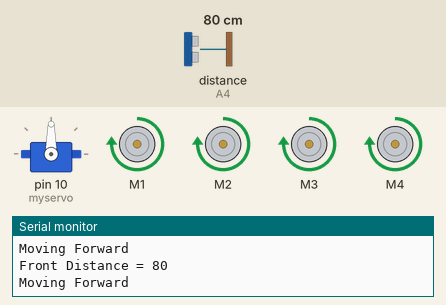
Simulated run of this sketch. Board: Arduino Uno, built with avr-gcc and run on an emulated ATmega328P. Shown: servo, 4 × DC motor (green arrow = forward, orange = backward, longer = faster), the last lines printed to the serial monitor. Wiring (inferred from the names in the program): ultrasonic range finder: trigger A5; echo A4. The test bench sets the inputs (shaded band); at power-on: distance to the obstacle (sensor on A4) 80 cm. The echo pulse lasts 58.3 µs per cm.

Above: at 1.2 s.
1.3 s: distance to the obstacle (sensor on A4) set to 35 cm
2.8 s: distance to the obstacle (sensor on A4) set to 29 cm
At 4.8 s:
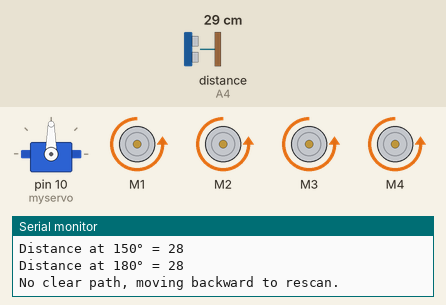
5.8 s: distance to the obstacle (sensor on A4) set to 60 cm
At 6.56 s:
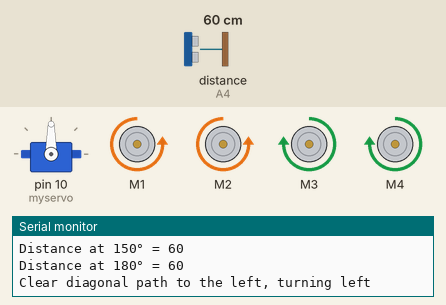
8.3 s: distance to the obstacle (sensor on A4) set to 2 cm
At 8.43 s:
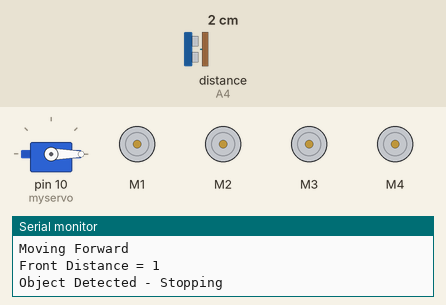
11.3 s: distance to the obstacle (sensor on A4) set to 120 cm
Timing chart, 0 to 14.3 s (numbered marks = the images above; inputs shaded):
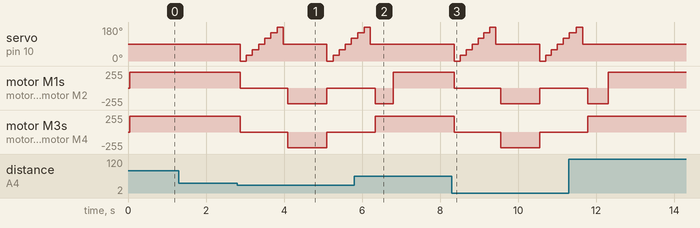

The sketch:

ODR_10sketch_sep26c.ino
```cpp
#include "AFMotor.h"
#include <Servo.h>

#define echopin A4 // Echo pin
#define trigpin A5 // Trigger pin

Servo myservo;

const int MOTOR_1 = 1;
const int MOTOR_2 = 2;
const int MOTOR_3 = 3;
const int MOTOR_4 = 4;

AF_DCMotor motor1(MOTOR_1, MOTOR12_64KHZ); // create motor object, 64KHz pwm
AF_DCMotor motor2(MOTOR_2, MOTOR12_64KHZ); // create motor object, 64KHz pwm
AF_DCMotor motor3(MOTOR_3, MOTOR12_64KHZ); // create motor object, 64KHz pwm
AF_DCMotor motor4(MOTOR_4, MOTOR12_64KHZ); // create motor object, 64KHz pwm

//===============================================================================
//  Initialization
//===============================================================================

int distances[8];  // Array to store distances at each angle
long distance;
const int stopDistance = 30; // Stop distance in cm
int motorSpeed = 180; // Initial motor speed
int servoAngles[] = {0, 30, 60, 90, 120, 150, 180};  // Angles for scanning, including 0° and 180°

void setup() {
  Serial.begin(9600);           // Initialize serial port
  Serial.println("Start");

  myservo.attach(10);
  myservo.write(90); // Servo facing forward

  pinMode(trigpin, OUTPUT);
  pinMode(echopin, INPUT);

  // Set the motor speed to 30% higher
  motorSpeed = motorSpeed * 1.3; // Increase motor speed by 30%
  motor1.setSpeed(motorSpeed);
  motor2.setSpeed(motorSpeed);
  motor3.setSpeed(motorSpeed);
  motor4.setSpeed(motorSpeed);
}

//===============================================================================
//  Main
//===============================================================================
void loop() {
  // Measure the distance in front of the car
  long distance_F = getAverageDistance();

  // Print the distance
  Serial.print("Front Distance = ");
  Serial.println(distance_F);

  // If distance in front is greater than the stop threshold, move forward
  if (distance_F > stopDistance) {
    Serial.println("Moving Forward");
    moveForward();
  } else {
    // If object is detected within stop distance, stop the car and scan for available paths
    Serial.println("Object Detected - Stopping");
    stopCar();
    scanForClearPath();
  }

  delay(100); // Short delay for smooth operation
}

//===============================================================================
//  Distance Measurement Function (with Averaging)
//===============================================================================
long getDistance() {
  digitalWrite(trigpin, LOW);
  delayMicroseconds(2);
  digitalWrite(trigpin, HIGH);
  delayMicroseconds(10);
  digitalWrite(trigpin, LOW);

  long duration = pulseIn(echopin, HIGH);
  long distance = duration / 29 / 2;  // Convert time to distance in cm
  return distance;
}

// Function to get average distance for better accuracy
long getAverageDistance() {
  long totalDistance = 0;
  const int numReadings = 3; // Number of readings to average

  for (int i = 0; i < numReadings; i++) {
    totalDistance += getDistance();
    delay(10); // Small delay between readings
  }

  return totalDistance / numReadings;
}

//===============================================================================
//  Motor Control Functions
//===============================================================================
void moveForward() {
  motor1.run(FORWARD);
  motor2.run(FORWARD);
  motor3.run(FORWARD);
  motor4.run(FORWARD);
}

void stopCar() {
  motor1.run(RELEASE);         // Stop motors
  motor2.run(RELEASE);
  motor3.run(RELEASE);
  motor4.run(RELEASE);
}

//===============================================================================
//  Servo Scanning for Clear Path (Scanning Diagonally and at Extremes)
//===============================================================================
void scanForClearPath() {
  // Loop through each servo angle for scanning
  for (int i = 0; i < 7; i++) {
    myservo.write(servoAngles[i]); // Set servo to angle
    delay(120); // Delay to allow servo to move and stabilize
    distances[i] = getAverageDistance(); // Store the measured distance
    Serial.print("Distance at ");
    Serial.print(servoAngles[i]);
    Serial.print("° = ");
    Serial.println(distances[i]);
  }

  // Return servo to center (90°)
  myservo.write(90);
  delay(120);

  // Determine the direction with the longest clear distance
  int maxDistanceIndex = 0;
  for (int i = 1; i < 7; i++) {
    if (distances[i] > distances[maxDistanceIndex]) {
      maxDistanceIndex = i;
    }
  }

  int maxDistance = distances[maxDistanceIndex];
  int chosenAngle = servoAngles[maxDistanceIndex];

  // Decide direction based on the longest clear distance
  if (maxDistance > stopDistance) {
    if (chosenAngle == 90) {
      Serial.println("Clear path ahead, moving forward");
      moveForward();
    } else if (chosenAngle < 90) {
      Serial.println("Clear diagonal path to the right, turning right");
      turnRight(chosenAngle);
    } else {
      Serial.println("Clear diagonal path to the left, turning left");
      turnLeft(chosenAngle);
    }
  } else {
    Serial.println("No clear path, moving backward to rescan.");
    moveBackward(); // Move backward if no clear path found
    stopCar();
    scanForClearPath(); // Rescan environment
  }
}

//===============================================================================
//  Turning Functions with Diagonal Angle
//===============================================================================
void turnRight(int angle) {
  // Adjust turn based on angle
  int turnTime = map(angle, 0, 90, 100, 400); // Adjust turn time based on angle (faster for smaller angles)
  motor1.run(FORWARD);
  motor2.run(FORWARD);
  motor3.run(BACKWARD);
  motor4.run(BACKWARD);
  delay(turnTime); // Adjust turning time
  moveForward(); // Continue moving forward after turning
}

void turnLeft(int angle) {
  // Adjust turn based on angle
  int turnTime = map(angle, 90, 180, 400, 600); // Adjust turn time based on angle
  motor1.run(BACKWARD);
  motor2.run(BACKWARD);
  motor3.run(FORWARD);
  motor4.run(FORWARD);
  delay(turnTime); // Adjust turning time
  moveForward(); // Continue moving forward after turning
}

//===============================================================================
//  New Function: Move Backward
//===============================================================================
void moveBackward() {
  motor1.run(BACKWARD);
  motor2.run(BACKWARD);
  motor3.run(BACKWARD);
  motor4.run(BACKWARD);
  delay(1000); // Move backward for 1 second
}
```

Measured:
- the behaviour switches between 32 and 31 cm on distance to the obstacle (sensor on A4) (found by bisection; images 0 and 1)
- after the input at 2.8 s, servo on pin 10 (myservo): 90° → 0° after 0.08 s, → 30° 0.16 s later, → 60° 0.16 s later, → 90° 0.16 s later, … (13 changes in this stretch); motor M1–4: forward 233/255 → stopped after 0.08 s, → backward 233/255 1.2 s later, → stopped 1.0 s later
- after the input at 5.8 s, servo on pin 10 (myservo): goes on until 6.2 s, then stays 90°
- after the input at 8.3 s, servo on pin 10 (myservo): 90° → 0° after 0.06 s, → 30° 0.15 s later, → 60° 0.15 s later, → 90° 0.15 s later, … (13 changes in this stretch); motor M1–4: forward 233/255 → stopped after 0.06 s, → backward 233/255 1.2 s later, → stopped 1.0 s later
